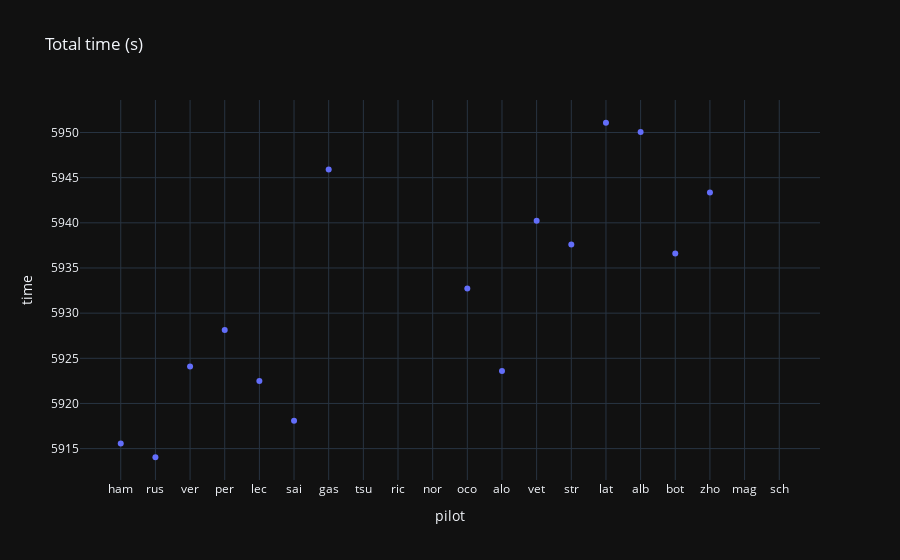

The code cell stored with this chart in its notebook:
### Code cell
px.scatter(df, x="pilot", y="time", title="Total time (s)", template="plotly_dark")
# no data displayed if the pilot didn't finish or had one lap of delay

### Figure 1 — Plotly figure (JSON) as saved in the notebook; plotly's stock layout.template omitted (floating-point values rounded to 4 significant figures)
{"data": [{"hovertemplate": "pilot=%{x}<br>time=%{y}<extra></extra>", "legendgroup": "", "marker": {"color": "#636efa", "symbol": "circle"}, "mode": "markers", "name": "", "orientation": "v", "showlegend": false, "type": "scatter", "x": ["ham", "rus", "ver", "per", "lec", "sai", "gas", "tsu", "ric", "nor", "oco", "alo", "vet", "str", "lat", "alb", "bot", "zho", "mag", "sch"], "xaxis": "x", "y": [5916.0, 5914.0, 5924.0, 5928.0, 5922.0, 5918.0, 5946.0, null, null, null, 5933.0, 5924.0, 5940.0, 5938.0, 5951.0, 5950.0, 5937.0, 5943.0, null, null], "yaxis": "y"}], "layout": {"legend": {"tracegroupgap": 0}, "title": {"text": "Total time (s)"}, "xaxis": {"anchor": "y", "domain": [0, 1], "title": {"text": "pilot"}}, "yaxis": {"anchor": "x", "domain": [0, 1], "title": {"text": "time"}}}}
